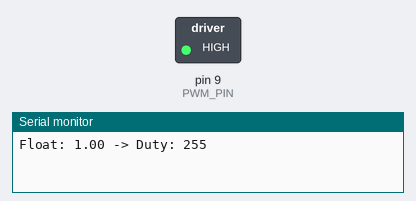
Simulated run of this sketch. Board: Arduino Uno, built with avr-gcc and run on an emulated ATmega328P. Parts: switched loads named in the sketch (green lamp = pin HIGH), the last lines printed to the serial monitor.

Above: at 0.05 s.
At 1.55 s:
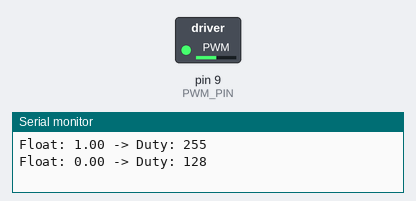
At 3.05 s:
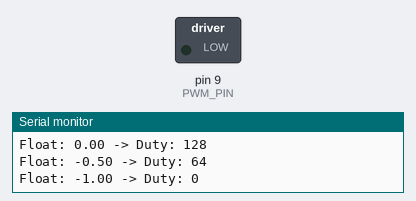
At 5.65 s:
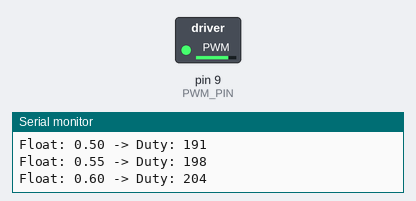
Timing chart, 0 to 7.8 s (numbered marks = the images above):
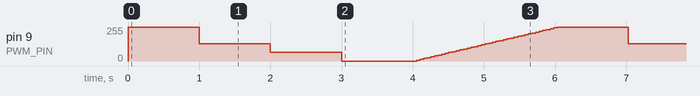

The sketch:

PWM_motor_driver.ino
```cpp
const int PWM_PIN = 9;

void setup() {
  pinMode(PWM_PIN, OUTPUT);
  Serial.begin(9600);
}


void set_pwm_from_float(float float_value, int pin) {
  if (float_value > 1.0) float_value = 1.0;
  else if (float_value < -1.0) float_value = -1.0;

  // Map the float from [-1.0, 1.0] to [0, 255]
  // Formula: (V_float + 1.0) / 2.0 * 255
  int duty_cycle_value = round(((float_value + 1.0) / 2.0) * 255.0);

  analogWrite(pin, duty_cycle_value);

  Serial.print("Float: ");
  Serial.print(float_value, 2);
  Serial.print(" -> Duty: ");
  Serial.println(duty_cycle_value);
}


void loop() {

  // Full ON (100% duty cycle)
  set_pwm_from_float(1.0, PWM_PIN); // Output: Duty ~ 255
  delay(1000);

  // Half ON (50% duty cycle)
  set_pwm_from_float(0.0, PWM_PIN); // Output: Duty ~ 127
  delay(1000);

  // 25% duty cycle
  set_pwm_from_float(-0.5, PWM_PIN); // Output: Duty ~ 64
  delay(1000);

  // Full OFF (0% duty cycle)
  set_pwm_from_float(-1.0, PWM_PIN); // Output: Duty = 0
  delay(1000);

  // Sweep from -1.0 to 1.0 over 10 seconds
  Serial.println("\n--- Starting Sweep ---");
  for (float i = -1.0; i <= 1.0; i += 0.05) { // Increment by 0.05
    set_pwm_from_float(i, PWM_PIN);
    delay(50);
  }
}
```
